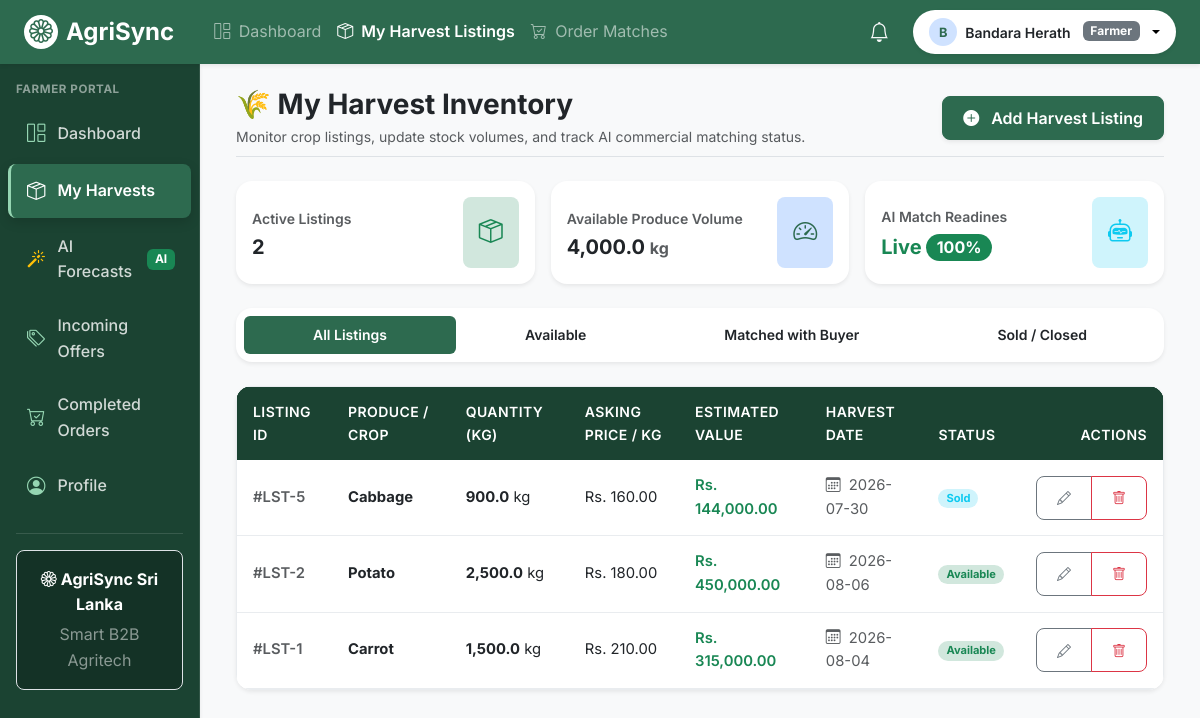
The page /farmer/listings.php (signed in) on the database its author committed.
### tables this page shows
CREATE TABLE IF NOT EXISTS `harvest_listings` (
  `id` int(11) NOT NULL AUTO_INCREMENT,
  `farmer_id` int(11) NOT NULL,
  `crop_type` varchar(50) NOT NULL,
  `quantity_kg` decimal(10,2) NOT NULL,
  `price_per_kg` decimal(10,2) NOT NULL,
  `harvest_date` date NOT NULL,
  `status` enum('available','matched','sold','expired') NOT NULL DEFAULT 'available',
  `created_at` timestamp NOT NULL DEFAULT CURRENT_TIMESTAMP,
  `updated_at` timestamp NOT NULL DEFAULT CURRENT_TIMESTAMP ON UPDATE CURRENT_TIMESTAMP,
  PRIMARY KEY (`id`),
  KEY `farmer_id_index` (`farmer_id`),
  KEY `crop_type_index` (`crop_type`),
  KEY `status_index` (`status`),
  CONSTRAINT `fk_harvest_farmer` FOREIGN KEY (`farmer_id`) REFERENCES `users` (`id`) ON DELETE CASCADE
);

### includes/functions.php (called while the page is built, shortened)
<?php
function sanitize(mixed $input): mixed {
    return htmlspecialchars(trim((string)$input), ENT_QUOTES, 'UTF-8');
}

### farmer/listings.php (the view, shortened to what this page needs)
<?php
require_once __DIR__ . '/../includes/functions.php';
$user_id = (int) ($_SESSION['user_id'] ?? 0);
$status_filter = sanitize($_GET['status'] ?? 'all');
$listings = [];
$total_volume_kg = 0;
$active_count = 0;
try {
    $db = getDbConnection();
    $sql = "
        SELECT id, crop_type, quantity_kg, price_per_kg, harvest_date, status, created_at
        FROM harvest_listings
        WHERE farmer_id = :farmer_id
    ";
    $params = [':farmer_id' => $user_id];
    $sql .= " ORDER BY id DESC";
    $stmt = $db->prepare($sql);
    $stmt->execute($params);
    $listings = $stmt->fetchAll(PDO::FETCH_ASSOC);
    foreach ($listings as $l) {
        if ($l['status'] === 'available') {
            $active_count++;
            $total_volume_kg += (float) $l['quantity_kg'];
        }
    }
} catch (Throwable $e) {
    error_log("Farmer Listings Query Error: " . $e->getMessage());
    $error_message = "Unable to load harvest listings.";
}
require_once __DIR__ . '/../includes/header.php';
require_once __DIR__ . '/../includes/navbar.php';
?>
<div class="d-flex" style="min-height: 100vh;">
    <?php require_once __DIR__ . '/../includes/sidebar.php'; ?>
    <div class="flex-grow-1 bg-light p-4 overflow-auto">
        <div class="container-fluid max-w-7xl">
            <div class="d-flex flex-wrap align-items-center justify-content-between mb-4 pb-2 border-bottom">
                <div>
                    <h1 class="h3 fw-bold text-dark mb-1">
                        🌾 My Harvest Inventory
                    </h1>
                    <p class="text-muted small mb-0">
                        Monitor crop listings, update stock volumes, and track AI commercial matching status.
                    </p>
                </div>
                <div class="d-flex gap-2 mt-3 mt-md-0">
                    <a href="add_listing.php" class="btn btn-primary rounded-3 d-flex align-items-center shadow-sm">
                        <i class="bi bi-plus-circle-fill me-1"></i> Add Harvest Listing
                    </a>
                </div>
            </div>
            <div class="row g-3 mb-4">
                <div class="col-12 col-sm-6 col-md-4">
                    <div class="card border-0 shadow-sm rounded-4 p-3 bg-white">
                        <div class="d-flex justify-content-between align-items-center">
                            <div>
                                <span class="text-muted small fw-semibold">Active Listings</span>
                                <h3 class="fw-bold mb-0 text-dark mt-1"><?= $active_count ?></h3>
                            </div>
                            <div class="p-3 rounded-3 bg-success-subtle text-success">
                                <i class="bi bi-box-seam fs-4"></i>
                            </div>
                        </div>
                    </div>
                </div>
                <div class="col-12 col-sm-6 col-md-4">
                    <div class="card border-0 shadow-sm rounded-4 p-3 bg-white">
                        <div class="d-flex justify-content-between align-items-center">
                            <div>
                                <span class="text-muted small fw-semibold">Available Produce Volume</span>
                                <h3 class="fw-bold mb-0 text-dark mt-1"><?= number_format($total_volume_kg, 1) ?> <span class="fs-6 text-muted">kg</span></h3>
                            </div>
                            <div class="p-3 rounded-3 bg-primary-subtle text-primary">
                                <i class="bi bi-speedometer2 fs-4"></i>
                            </div>
                        </div>
                    </div>
                </div>
                <div class="col-12 col-sm-6 col-md-4">
                    <div class="card border-0 shadow-sm rounded-4 p-3 bg-white">
                        <div class="d-flex justify-content-between align-items-center">
                            <div>
                                <span class="text-muted small fw-semibold">AI Match Readines</span>
                                <h3 class="fw-bold mb-0 text-success mt-1">Live <span class="badge bg-success rounded-pill fs-6">100%</span></h3>
                            </div>
                            <div class="p-3 rounded-3 bg-info-subtle text-info">
                                <i class="bi bi-robot fs-4"></i>
                            </div>
                        </div>
                    </div>
                </div>
            </div>
            <div class="card border-0 shadow-sm rounded-4 p-2 mb-4 bg-white">
                <ul class="nav nav-pills nav-fill small fw-semibold">
                    <li class="nav-item">
                        <a class="nav-link <?= $status_filter === 'all' ? 'active bg-primary' : 'text-dark' ?>" href="listings.php?status=all">All Listings</a>
                    </li>
                    <li class="nav-item">
                        <a class="nav-link <?= $status_filter === 'available' ? 'active bg-primary' : 'text-dark' ?>" href="listings.php?status=available">Available</a>
                    </li>
                    <li class="nav-item">
                        <a class="nav-link <?= $status_filter === 'matched' ? 'active bg-primary' : 'text-dark' ?>" href="listings.php?status=matched">Matched with Buyer</a>
                    </li>
                    <li class="nav-item">
                        <a class="nav-link <?= $status_filter === 'sold' ? 'active bg-primary' : 'text-dark' ?>" href="listings.php?status=sold">Sold / Closed</a>
                    </li>
                </ul>
            </div>
            <div class="card border-0 shadow-sm rounded-4 overflow-hidden bg-white">
                <div class="table-responsive">
                    <table class="table table-hover align-middle mb-0">
                        <thead class="table-light small">
                            <tr>
                                <th>Listing ID</th>
                                <th>Produce / Crop</th>
                                <th>Quantity (kg)</th>
                                <th>Asking Price / kg</th>
                                <th>Estimated Value</th>
                                <th>Harvest Date</th>
                                <th>Status</th>
                                <th class="text-end">Actions</th>
                            </tr>
                        </thead>
                        <tbody>
                            <?php if (empty($listings)): ?>
                                <tr>
                                    <td colspan="8" class="text-center py-5 text-muted">
                                        <i class="bi bi-inbox fs-1 text-muted d-block mb-2"></i>
                                        No harvest listings found for this filter.
                                        <div class="mt-3">
                                            <a href="add_listing.php" class="btn btn-sm btn-primary rounded-3">Add First Harvest</a>
                                        </div>
                                    </td>
                                </tr>
                            <?php else: ?>
                                <?php foreach ($listings as $row): ?>
                                    <?php
                                        $st = $row['status'];
                                        $badge = 'bg-secondary-subtle text-secondary';
                                        if ($st === 'available') $badge = 'bg-success-subtle text-success';
                                        if ($st === 'sold') $badge = 'bg-info-subtle text-info';
                                        $est_val = (float)$row['quantity_kg'] * (float)$row['price_per_kg'];
                                    ?>
                                    <tr>
                                        <td class="fw-semibold text-muted">#LST-<?= (int)$row['id'] ?></td>
                                        <td class="fw-bold text-dark"><?= htmlspecialchars($row['crop_type'], ENT_QUOTES, 'UTF-8') ?></td>
                                        <td><strong><?= number_format($row['quantity_kg'], 1) ?></strong> kg</td>
                                        <td>Rs. <?= number_format($row['price_per_kg'], 2) ?></td>
                                        <td class="fw-semibold text-success">Rs. <?= number_format($est_val, 2) ?></td>
                                        <td class="small text-muted">
                                            <i class="bi bi-calendar3 me-1"></i> <?= htmlspecialchars($row['harvest_date'], ENT_QUOTES, 'UTF-8') ?>
                                        </td>
                                        <td>
                                            <span class="badge rounded-pill <?= $badge ?> px-2 py-1 text-capitalize">
                                                <?= htmlspecialchars($st, ENT_QUOTES, 'UTF-8') ?>
                                            </span>
                                        </td>
                                        <td class="text-end">
                                            <div class="btn-group btn-group-sm">
                                                <a href="edit_listing.php?id=<?= (int)$row['id'] ?>" class="btn btn-outline-secondary rounded-start-3" title="Edit Listing">
                                                    <i class="bi bi-pencil"></i>
                                                </a>
                                                <button type="button" class="btn btn-outline-danger rounded-end-3" onclick="deleteListing(<?= (int)$row['id'] ?>)" title="Delete Listing">
                                                    <i class="bi bi-trash"></i>
                                                </button>
                                            </div>
                                        </td>
                                    </tr>
                                <?php endforeach; ?>
                            <?php endif; ?>
                        </tbody>
                    </table>
                </div>
            </div>
        </div>
    </div>
</div>
<?php require_once __DIR__ . '/../includes/footer.php'; ?>

### assets/css/style.css (style rules this page uses)
:root { --clr-primary: #2D6A4F; --clr-primary-dark: #1B4332; --clr-primary-light: #40916C; --clr-accent: #95D5B2; --clr-accent-light: #D8F3DC; --clr-bg: #F8F9FA; --clr-surface: #FFFFFF; --clr-text: #212529; --clr-text-muted: #6C757D; --clr-border: #E9ECEF; --clr-danger: #DC3545; --clr-warning: #FFC107; --clr-info: #0DCAF0; --radius-sm: 8px; --radius-md: 12px; --radius-lg: 16px; --shadow-sm: 0 2px 8px rgba(0, 0, 0, 0.06); --shadow-md: 0 4px 16px rgba(0, 0, 0, 0.08); --shadow-lg: 0 10px 30px rgba(0, 0, 0, 0.12); --transition-fast: all 0.2s ease; }
body { font-family: 'Inter', -apple-system, BlinkMacSystemFont, 'Segoe UI', Roboto, sans-serif; background-color: var(--clr-bg); color: var(--clr-text); line-height: 1.6; -webkit-font-smoothing: antialiased; }
h1, h2, h3, h4, h5, h6 { font-family: 'Inter', sans-serif; font-weight: 700; color: var(--clr-primary-dark); }
h1 { font-size: 1.75rem; }
h3 { font-size: 1.25rem; }
.card, .agri-card { background-color: var(--clr-surface); border: 1px solid var(--clr-border); border-radius: var(--radius-md); box-shadow: var(--shadow-sm); transition: var(--transition-fast); }
.btn { border-radius: var(--radius-sm); min-height: 44px; font-weight: 600; display: inline-flex; align-items: center; justify-content: center; gap: 0.5rem; padding: 0.5rem 1.25rem; transition: var(--transition-fast); }
.btn-primary { background-color: var(--clr-primary); border-color: var(--clr-primary); color: #ffffff; }
.table-responsive { border-radius: var(--radius-md); overflow: hidden; box-shadow: var(--shadow-sm); border: 1px solid var(--clr-border); background-color: var(--clr-surface); }
.table { margin-bottom: 0; width: 100%; vertical-align: middle; }
.table thead, .table thead tr, .table thead th { background-color: var(--clr-primary-dark) !important; color: #ffffff !important; font-weight: 600; font-size: 0.875rem; text-transform: uppercase; letter-spacing: 0.03em; padding: 0.875rem 1rem; border-bottom: none; }
.table tbody tr { transition: var(--transition-fast); }
.table tbody td { padding: 0.875rem 1rem; color: var(--clr-text); border-bottom: 1px solid var(--clr-border); font-size: 0.925rem; }
.bg-primary { background-color: var(--clr-primary) !important; }
.text-primary { color: var(--clr-primary) !important; }

### rows shown on the page
harvest_listings: id "5", crop_type "Cabbage", quantity_kg "900.0", price_per_kg "160.00", est_val "144,000.00", harvest_date "2026-07-30", status "Sold"
harvest_listings: id "2", crop_type "Potato", quantity_kg "2,500.0", price_per_kg "180.00", est_val "450,000.00", harvest_date "2026-08-06", status "Available"
harvest_listings: id "1", crop_type "Carrot", quantity_kg "1,500.0", price_per_kg "210.00", est_val "315,000.00", harvest_date "2026-08-04", status "Available"

### other values the page prints
substr($user_name, 0, 1) "B"
$user_name "Bandara Herath"
$user_role "Farmer"
$user_role "FARMER"
$active_count "2"
$total_volume_kg "4,000.0"
